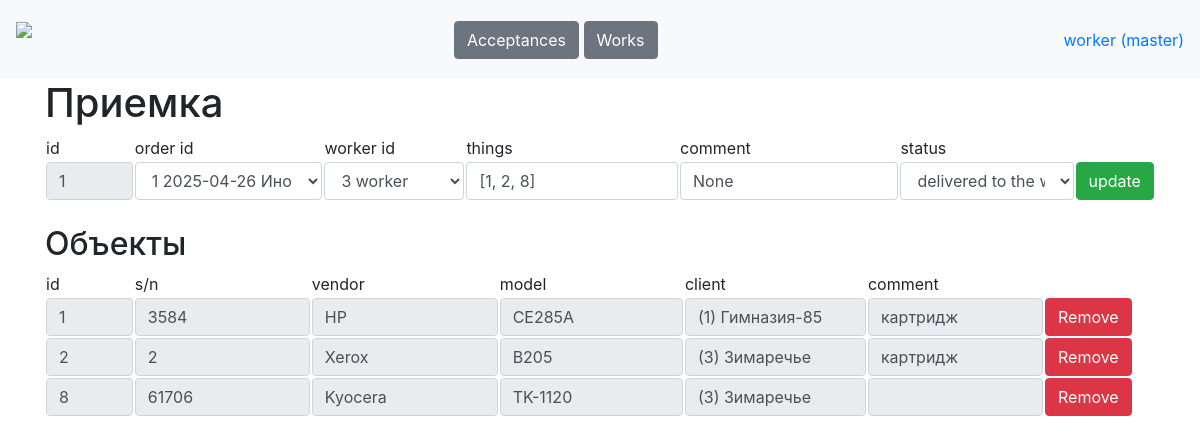
/tables/acceptances/1 (signed in), run on the app's committed database.
### data/tables.py (models this page shows, shortened)
class Worker(db_session.SqlAlchemyBase, SerializerMixin):
    __tablename__ = 'workers'
    id = Column(sqlalchemy.Integer, primary_key=True, autoincrement=True)
    username = Column(sqlalchemy.String, nullable=True)
    name = Column(sqlalchemy.String, nullable=True)
    password = Column(sqlalchemy.String, nullable=True)
    role = Column(sqlalchemy.String, nullable=True)
    phone = Column(sqlalchemy.String, nullable=True)
    comment = Column(sqlalchemy.String, nullable=True)
    works = orm.relationship('Work', back_populates='worker')
    acceptances = orm.relationship('Acceptance', back_populates='worker')

class Acceptance(db_session.SqlAlchemyBase, SerializerMixin):
    __tablename__ = 'acceptances'
    id = Column(sqlalchemy.Integer, primary_key=True, autoincrement=True)
    order_id = Column(sqlalchemy.Integer, sqlalchemy.ForeignKey('orders.id'))
    worker_id = Column(sqlalchemy.Integer, sqlalchemy.ForeignKey('workers.id'))
    things =  Column(sqlalchemy.String, default='[]', nullable=True)
    comment = Column(sqlalchemy.String, nullable=True, default='')
    status =  Column(sqlalchemy.String, nullable=True, default='taken from client')
    order = orm.relationship('Order')
    worker = orm.relationship('Worker')
    works = orm.relationship('Work', back_populates='acceptance')

class Thing(db_session.SqlAlchemyBase, SerializerMixin):
    __tablename__ = 'things'
    id = Column(sqlalchemy.Integer, primary_key=True, autoincrement=True)
    sn =  Column(sqlalchemy.String, nullable=True, unique=True)
    vendor = Column(sqlalchemy.String, nullable=True)
    model = Column(sqlalchemy.String, nullable=True)
    client_id = Column(sqlalchemy.Integer, sqlalchemy.ForeignKey('clients.id'))
    comment = Column(sqlalchemy.String, nullable=True)
    client = orm.relationship('Client')
    works = orm.relationship('Work', back_populates='thing')

class Client(db_session.SqlAlchemyBase, SerializerMixin):
    __tablename__ = 'clients'
    id = Column(sqlalchemy.Integer, primary_key=True, autoincrement=True)
    name = Column(sqlalchemy.String, nullable=True, default='')
    address = Column(sqlalchemy.String, nullable=True, default='')
    phone = Column(sqlalchemy.String, nullable=True, default='')
    comment = Column(sqlalchemy.String, nullable=True, default='')
    orders = orm.relationship('Order', back_populates='client')
    things = orm.relationship('Thing', back_populates='client')

### main.py (the view)
@app.route('/tables/acceptances/<int:acceptance_id>', methods=['GET', 'POST'])
def acceptance(acceptance_id):
    username = request.cookies.get('user')
    if not username:
        return redirect('/login')
    user = stuff.get_user(username)
    if request.method == 'GET':
        data = stuff.get_entry('acceptances', acceptance_id)
        things = stuff.get_table('things').filter(Thing.id.in_(loads(data.things)))
        resp = make_response(render_template('acceptance.html', user=user,
                                             acceptance=data, things=things))
        resp.set_cookie('acceptance', str(acceptance_id))
        return resp
    elif request.method == 'POST':
        stuff.update_entry('acceptances', request.form)
        return redirect(f'/tables/acceptances')

### data/db_session.py (called while the page is built)
def create_session() -> Session:
    global __factory
    return __factory()

### stuff.py (called while the page is built)
def get_user(username):
    db_sess = db_session.create_session()
    worker = db_sess.query(Worker).filter(Worker.username == username).first()
    return worker

def get_table(table, sort='id', reverse=0):
    db_sess = db_session.create_session()
    if table == 'clients':
        return db_sess.query(Client)
    elif table == 'orders':
        return db_sess.query(Order)
    elif table == 'acceptances':
        return db_sess.query(Acceptance)
    elif table == 'things':
        return db_sess.query(Thing)
    elif table == 'works':
        return db_sess.query(Work)
    elif table == 'workers':
        return db_sess.query(Worker)
    db_sess.close()

def get_entry(table, id):
    db_sess = db_session.create_session()
    if table == 'clients':
        return db_sess.query(Client).filter(Client.id == id).first()
    elif table == 'orders':
        return db_sess.query(Order).get(id)
    elif table == 'acceptances':
        return db_sess.query(Acceptance).filter(Acceptance.id == id).first()
    elif table == 'things':
        return db_sess.query(Thing).filter(Thing.id == id).first()
    elif table == 'works':
        return db_sess.query(Work).filter(Work.id == id).first()
    elif table == 'workers':
        return db_sess.query(Worker).filter(Worker.id == id).first()
    db_sess.close()

### templates/acceptance.html (shortened to what this page needs)
{% extends "base.html"%}
{% block content %}
<h1>Приемка</h1>
<form method="post">
<table>
    <tr>
        <td width="8%">id</td>
        <td>order id</td>
        <td>worker id</td>
        <td>things</td>
        <td>comment</td>
        <td>status</td>
    </tr>
    <tr>
        <td width="8%"><input class="form-control" value="{{acceptance.id}}" name="id" readonly></td>
        <td><select class="form-control" name="order">
            {% for order in get_table('orders').filter(Tables.Order.status == 'created') %}
            {% if order.id == acceptance.order_id %}
            <option value="{{order.id}}" selected>{{order.id}} {{order.create_date}} {{order.client.name}}</option>
            {% else %}
            <option value="{{order.id}}">{{order.id}} {{order.date}} {{order.client.name}}</option>
            {% endif %}
            {% endfor %}
        </select></td>
        <td><select class="form-control" name="worker">
            {% for worker in get_table('workers') %}
            {% if worker.id == acceptance.worker_id %}
            <option value="{{worker.id}}" selected>{{worker.id}} {{worker.name}}</option>
            {% else %}
            <option value="{{worker.id}}">{{worker.id}} {{worker.name}}</option>
            {% endif %}
            {% endfor %}
        </select></td>
        <td><input class="form-control" value="{{acceptance.things}}" name="things"></td>
        <td><input class="form-control" value="{{acceptance.comment}}" name="comment"></td>
        <td><select class="form-control" name="status">
            {% for status in ['taken from client', 'delivered to the worker', 'in process', 'work completed', 'taken from worker', 'delivered to the client'] %}
            {% if status == acceptance.status %}
            <option selected>{{status}}</option>
            {% else %}
            <option>{{status}}</option>
            {% endif %}
            {% endfor %}
        </select></td>
        <td><button type="submit" class="btn btn-success">update</button></td>
    </tr>
</table>
</form><br>
<h2>Объекты</h2>
<table>
    <tr>
        <td width="8%">id</td>
        <td>s/n</td>
        <td>vendor</td>
        <td>model</td>
        <td>client</td>
        <td colspan="2">comment</td>
    </tr>
    {% for item in things %}
    <tr>
        <td width="8%"><a href="/tables/things/{{item.id}}"><input class="form-control" value="{{item.id}}" readonly></a></td>
        <td><input class="form-control" value="{{item.sn}}" readonly></td>
        <td><input class="form-control" value="{{item.vendor}}" readonly></td>
        <td><input class="form-control" value="{{item.model}}" readonly></td>
        <td><input class="form-control" value="({{item.client_id}}) {{item.client.name}}" readonly></td>
        <td><input class="form-control" value="{{item.comment}}" readonly></td>
        <td width="10%"><a class="btn btn-danger" href="/tables/acceptances/{{acceptance.id}}/remove_thing/{{item.id}}" role="button">Remove</a></td>
    </tr>
    {% endfor %}
</table>
{% endblock %}

### templates/base.html (shortened to what this page needs)
<!doctype html>
<html>
<head>
    <link rel="stylesheet"
          href="https://stackpath.bootstrapcdn.com/bootstrap/4.4.1/css/bootstrap.min.css"
>
    <link rel="stylesheet" href="static/css/style.css" />
</head>
<body>
<header>
    <nav class="navbar navbar-light bg-light">
        <a class="navbar-brand" style="height: 63px;" href="/dashboard"><img height="63px" src="/static/icons/logo.png"></a>
        <div>
            {% if user.role == "manager" %}
                <a class="btn btn-secondary" href="/tables/clients" role="button">Clients</a>
                <a class="btn btn-secondary" href="/tables/orders" role="button">Orders</a>
            {% elif user.role == "worker" %}
                <a class="btn btn-secondary" href="/tables/acceptances" role="button">Acceptances</a>
                <a class="btn btn-secondary" href="/tables/works" role="button">Works</a>
            {% endif %}
        </div>
        <a href="/login">{{user.role}} ({{user.name}})</a>
    </nav>
</header>
<main role="main" class="container">
    {% block content %}{% endblock %}
</main>
</body>
</html>

### data on the page
Worker: role "worker", name "master"
Acceptance: id "1", things "[1, 2, 8]", comment "None", status "delivered to the worker"
Thing: id "1", sn "3584", vendor "HP", model "CE285A", client_id "(1) Гимназия-85", comment "картридж"
Thing: id "2", sn "2", vendor "Xerox", model "B205", client_id "(3) Зимаречье", comment "картридж"
Thing: id "8", sn "61706", vendor "Kyocera", model "TK-1120", client_id "(3) Зимаречье"

### other printed values
form field order "1 2025-04-26 Иномаркет"
form field worker "3 worker"
